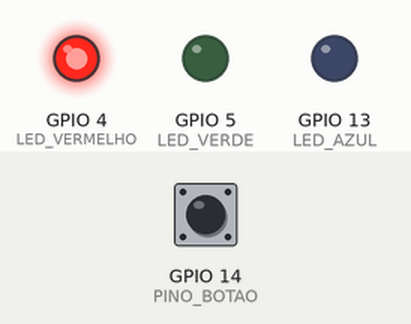
Bench run of a sketch on a simulated ESP32. On the bench: output pins drawn as LEDs (lit = HIGH). Dashed ring = blinking. Inputs (shaded band) come from the test bench; at power-on: GPIO 14 (PINO_BOTAO) HIGH. What the sketch prints to the serial monitor is not drawn.

Above: at 1.2 s.
1.3 s: GPIO 14 (PINO_BOTAO) pulled LOW for 0.15 s
At 2.5 s:
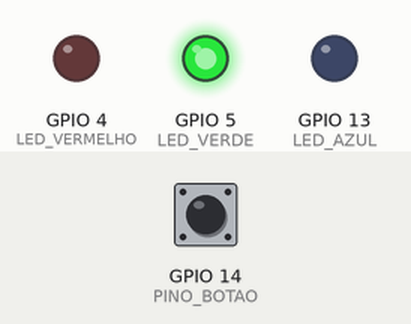
2.9 s: GPIO 14 (PINO_BOTAO) pulled LOW for 1 s
At 3.7 s:
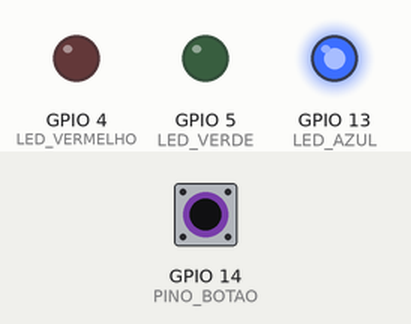
5.4 s: GPIO 14 (PINO_BOTAO) pulsed LOW 5 times (0.12 s each, 0.3 s apart)
At 5.6 s:
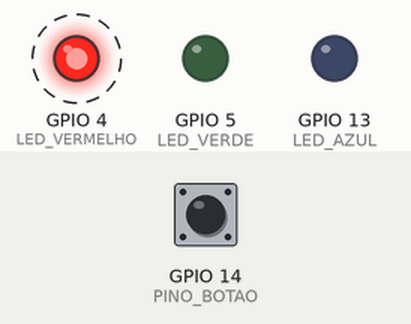
8.4 s: GPIO 14 (PINO_BOTAO) pulled LOW for 3.2 s
At 9.1 s:
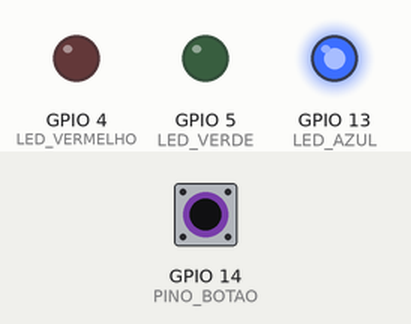
Timing chart, 0 to 11.4 s (numbered marks = the images above; inputs shaded):
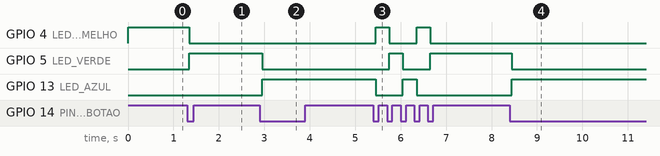

The sketch:

desafio_leds_coloridos.ino
```cpp
/*
 * Projeto: Desafio — Botão cicla entre 3 LEDs coloridos
 * Livro: ESP32 Descomplicado — Capítulo 6 (Desafio)
 * Autor: Felipe Tavares
 * Descrição: Cada pressão no botão apaga o LED atual e acende o próximo
 *            na sequência: vermelho → verde → azul → vermelho...
 * Hardware: ESP32 DevKit v1 + 3 LEDs + 3 resistores 220Ω + 1 botão + protoboard
 *           LED vermelho → GPIO4  |  LED verde → GPIO5  |  LED azul → GPIO13
 *           Botão → GPIO14 e GND (pull-up interno)
 * Testado em: Arduino IDE 2.x, pacote ESP32 by Espressif Systems
 * Wokwi: montar conforme descrito no capítulo
 *
 * Se você usar este projeto em publicações, vídeos ou repositórios,
 * mantenha este cabeçalho com a atribuição ao autor.
 */

#define LED_VERMELHO  4
#define LED_VERDE     5
#define LED_AZUL      13
#define PINO_BOTAO    14

// Guarda qual LED está aceso no momento.
// 0 = vermelho | 1 = verde | 2 = azul
int ledAtual = 0;

// Array com os pinos dos LEDs — facilita acender/apagar pelo índice
// em vez de usar uma cadeia de if/else para cada cor.
int pinos[] = { LED_VERMELHO, LED_VERDE, LED_AZUL };

// Função que apaga todos os LEDs de uma vez.
// Chamada antes de acender o próximo para garantir que só um fica aceso.
void apagarTodos() {
  digitalWrite(LED_VERMELHO, LOW);
  digitalWrite(LED_VERDE,    LOW);
  digitalWrite(LED_AZUL,     LOW);
}

void setup() {
  pinMode(LED_VERMELHO, OUTPUT);
  pinMode(LED_VERDE,    OUTPUT);
  pinMode(LED_AZUL,     OUTPUT);
  pinMode(PINO_BOTAO,   INPUT_PULLUP);

  Serial.begin(115200);

  // Começa com o LED vermelho aceso
  apagarTodos();
  digitalWrite(pinos[ledAtual], HIGH);
  Serial.println("LED vermelho ligado — pressione o botão para trocar");
}

void loop() {
  if (digitalRead(PINO_BOTAO) == LOW) {
    delay(50);  // debounce
    if (digitalRead(PINO_BOTAO) == LOW) {

      // Avança para o próximo LED na sequência.
      // O operador % (módulo) garante que após o índice 2 (azul)
      // volta para 0 (vermelho) — cria um ciclo infinito.
      ledAtual = (ledAtual + 1) % 3;

      // Apaga todos e acende apenas o LED da vez
      apagarTodos();
      digitalWrite(pinos[ledAtual], HIGH);

      // Nomes para o Serial — facilita acompanhar pelo monitor
      String nomes[] = { "vermelho", "verde", "azul" };
      Serial.println("LED " + nomes[ledAtual] + " ligado");

      // Aguarda soltar o botão
      while (digitalRead(PINO_BOTAO) == LOW);
      delay(50);
    }
  }
}
```

Measured:
- after the input at 1.3 s, GPIO 4 (LED_VERMELHO): HIGH → LOW after 0.05 s; GPIO 5 (LED_VERDE): LOW → HIGH after 0.05 s
- after the input at 2.9 s, GPIO 5 (LED_VERDE): HIGH → LOW after 0.05 s; GPIO 13 (LED_AZUL): LOW → HIGH after 0.05 s
- after the input at 5.4 s, GPIO 4 (LED_VERMELHO): alternates HIGH for 0.30 s and LOW for 0.60 s, 4 changes in all, then stays LOW, starting after 0.05 s; GPIO 5 (LED_VERDE): LOW → HIGH after 0.35 s, → LOW 0.30 s later, → HIGH 0.60 s later; GPIO 13 (LED_AZUL): HIGH → LOW after 0.05 s, → HIGH 0.60 s later, → LOW 0.30 s later
- after the input at 8.4 s, GPIO 5 (LED_VERDE): HIGH → LOW after 0.05 s; GPIO 13 (LED_AZUL): LOW → HIGH after 0.05 s
